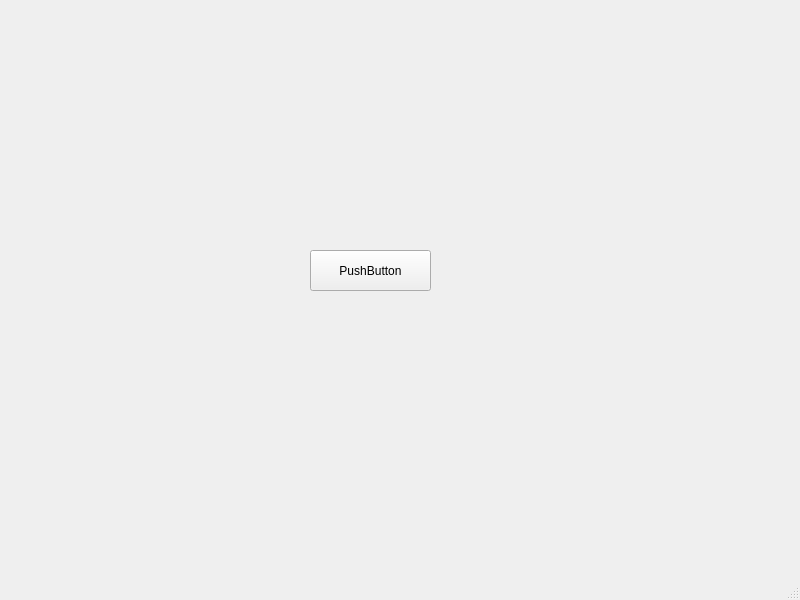
<?xml version="1.0" encoding="UTF-8"?>
<ui version="4.0">
 <class>MainWindow</class>
 <widget class="QMainWindow" name="MainWindow">
  <property name="geometry">
   <rect>
    <x>0</x>
    <y>0</y>
    <width>800</width>
    <height>600</height>
   </rect>
  </property>
  <property name="windowTitle">
   <string>MainWindow</string>
  </property>
  <widget class="QWidget" name="centralwidget">
   <widget class="QPushButton" name="pushButton">
    <property name="geometry">
     <rect>
      <x>310</x>
      <y>250</y>
      <width>121</width>
      <height>41</height>
     </rect>
    </property>
    <property name="text">
     <string>PushButton</string>
    </property>
   </widget>
  </widget>
  <widget class="QMenuBar" name="menubar">
   <property name="geometry">
    <rect>
     <x>0</x>
     <y>0</y>
     <width>800</width>
     <height>21</height>
    </rect>
   </property>
  </widget>
  <widget class="QStatusBar" name="statusbar"/>
 </widget>
 <resources/>
 <connections/>
</ui>
